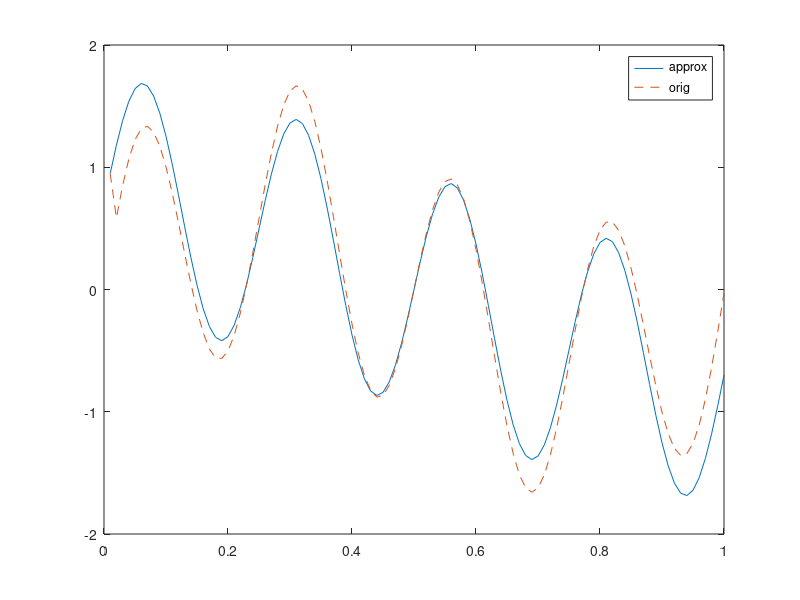

Write MATLAB code to recreate this figure.
clear all;
close all;
clc;
%format long;


L = 100;               % Length of signal
% T = 1.5;              % Sample Period

% t = (0:L-1)*T/L;        % Time vector
t = (1:L)/L;        % Let's rescale time to be just one time unit...


% figure;
% plot(t)

S = 0.7*cos(2*pi*.5*t) + sin(2*pi*4*t);

kk = 2;     %Use top kk frequencies to approx Eval1. Note kk should be < L/2


Y = fft(S);

rescaledY = Y/L;

% realCoeff = real(rescaledY);
% imagCoeff = imag(rescaledY);

% figure;
% plot(realCoeff)
% hold on;
% plot(imagCoeff)
% hold off;
% legend('real','imag')
% title('raw freq')

Yabs = abs(rescaledY); %Just looking at modulus. Which frequencies have most energy?

last = ceil(L/2); %Last positive freq
   
Ypos = Yabs(1:last);

[sort_Ypos, idx_Ypos] = sort(Ypos,'descend');   %idx_Ypos contains the indices's with most energy
top_freq = idx_Ypos - 1;




shiftY = fftshift(Y);

if mod(L,2) == 0
    middle = ceil(L/2) + 1;
else 
    middle = ceil(L/2);
end





if kk > last
    disp('kk too large')
end

Sapprox = zeros(1,L);

for j = 1:kk

    freq = top_freq(j)
    Sapprox = Sapprox +  shiftY(middle+freq)*exp((2*pi*1i)*freq*t) + shiftY(middle-freq)*exp((-2*pi*1i)*freq*t);
  

end

% shiftY
% 
% Sapprox

Sapprox = Sapprox/L;

tempSapprox = Sapprox;     %For some reason, Sapprox is shifted one to the left. Let's shift it back...
Sapprox(1) = S(1);
for j = 2:L
    Sapprox(j) = tempSapprox(j-1);
end
        
% Sapprox

figure; 
plot(t, S)
hold on;
plot(t, Sapprox,'--')
hold off;
legend('approx','orig')


if false
    kk = 20;     %Use top kk frequencies (2*kk+1 total modes) to approx Eval1
    if 2*kk+1 > L
        disp('kk too large')
    end
    shiftY = fftshift(Y);
    % abs(shiftY)
    
    if mod(L,2) == 0
        middle = ceil(L/2) + 1;
    else 
        middle = ceil(L/2);
    end
    
    range = middle - kk: middle + kk ;
    
    truncY = shiftY( range );
    
    shiftTruncY = ifftshift(truncY);
    
    Ytilde = ifft(shiftTruncY);
    
    figure;
    plot(Ytilde)

end


% k = (0:L-1)/1.5;
% 
% figure;
% plot(k, realCoeff)
% hold on;
% plot(k,imagCoeff)
% hold off;
% legend('real','imag')
% title('rescaled freq')

% rescaledY


if false
    kk = 1;     %Use kk modes to approx Eval1
    approxEval1 = 0;
    for i = 1:kk
        approxEval1 = approxEval1 + 0;
    end
    
    % approxEval1 = ifft(Y, 1500);
    approxEval1 = ifft(Y, 100,'symmetric');
    
    figure;
    plot( real(approxEval1) )
    hold on;
    plot( imag(approxEval1) )
    legend('real','imag')
    
    
    % figure;
    % plot( abs(S - approxEval1) )
    % title('error')


end

